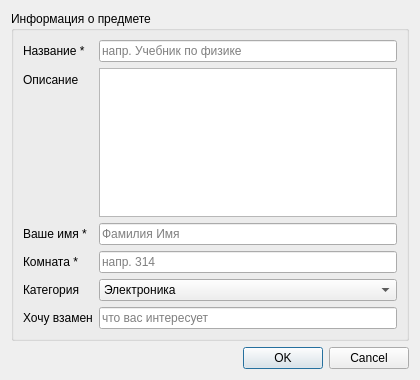
<?xml version="1.0" encoding="UTF-8"?>
<ui version="4.0">
 <class>ItemDialog</class>
 <widget class="QDialog" name="ItemDialog">
  <property name="geometry">
   <rect><x>0</x><y>0</y><width>420</width><height>380</height></rect>
  </property>
  <property name="windowTitle">
   <string>Добавить предмет для обмена</string>
  </property>
  <layout class="QVBoxLayout" name="verticalLayout">
   <item>
    <widget class="QGroupBox" name="groupBox">
     <property name="title"><string>Информация о предмете</string></property>
     <layout class="QFormLayout" name="formLayout">
      <item row="0" column="0">
       <widget class="QLabel"><property name="text"><string>Название *</string></property></widget>
      </item>
      <item row="0" column="1">
       <widget class="QLineEdit" name="nameEdit">
        <property name="placeholderText"><string>напр. Учебник по физике</string></property>
       </widget>
      </item>

      <item row="1" column="0">
       <widget class="QLabel"><property name="text"><string>Описание</string></property></widget>
      </item>
      <item row="1" column="1">
       <widget class="QPlainTextEdit" name="descriptionEdit">
        <property name="maximumHeight"><number>70</number></property>
       </widget>
      </item>

      <item row="2" column="0">
       <widget class="QLabel"><property name="text"><string>Ваше имя *</string></property></widget>
      </item>
      <item row="2" column="1">
       <widget class="QLineEdit" name="ownerEdit">
        <property name="placeholderText"><string>Фамилия Имя</string></property>
       </widget>
      </item>

      <item row="3" column="0">
       <widget class="QLabel"><property name="text"><string>Комната *</string></property></widget>
      </item>
      <item row="3" column="1">
       <widget class="QLineEdit" name="roomEdit">
        <property name="placeholderText"><string>напр. 314</string></property>
       </widget>
      </item>

      <item row="4" column="0">
       <widget class="QLabel"><property name="text"><string>Категория</string></property></widget>
      </item>
      <item row="4" column="1">
       <widget class="QComboBox" name="categoryCombo">
        <item><property name="text"><string>Электроника</string></property></item>
        <item><property name="text"><string>Книги</string></property></item>
        <item><property name="text"><string>Одежда</string></property></item>
        <item><property name="text"><string>Еда</string></property></item>
        <item><property name="text"><string>Прочее</string></property></item>
       </widget>
      </item>

      <item row="5" column="0">
       <widget class="QLabel"><property name="text"><string>Хочу взамен</string></property></widget>
      </item>
      <item row="5" column="1">
       <widget class="QLineEdit" name="wantEdit">
        <property name="placeholderText"><string>что вас интересует</string></property>
       </widget>
      </item>
     </layout>
    </widget>
   </item>
   <item>
    <widget class="QDialogButtonBox" name="buttonBox">
     <property name="orientation"><enum>Qt::Horizontal</enum></property>
     <property name="standardButtons">
      <set>QDialogButtonBox::Cancel|QDialogButtonBox::Ok</set>
     </property>
    </widget>
   </item>
  </layout>
 </widget>
 <resources/>
 <connections>
  <connection>
   <sender>buttonBox</sender><signal>rejected()</signal>
   <receiver>ItemDialog</receiver><slot>reject()</slot>
   <hints>
    <hint type="sourcelabel"><x>316</x><y>260</y></hint>
    <hint type="destinationlabel"><x>286</x><y>274</y></hint>
   </hints>
  </connection>
 </connections>
</ui>
